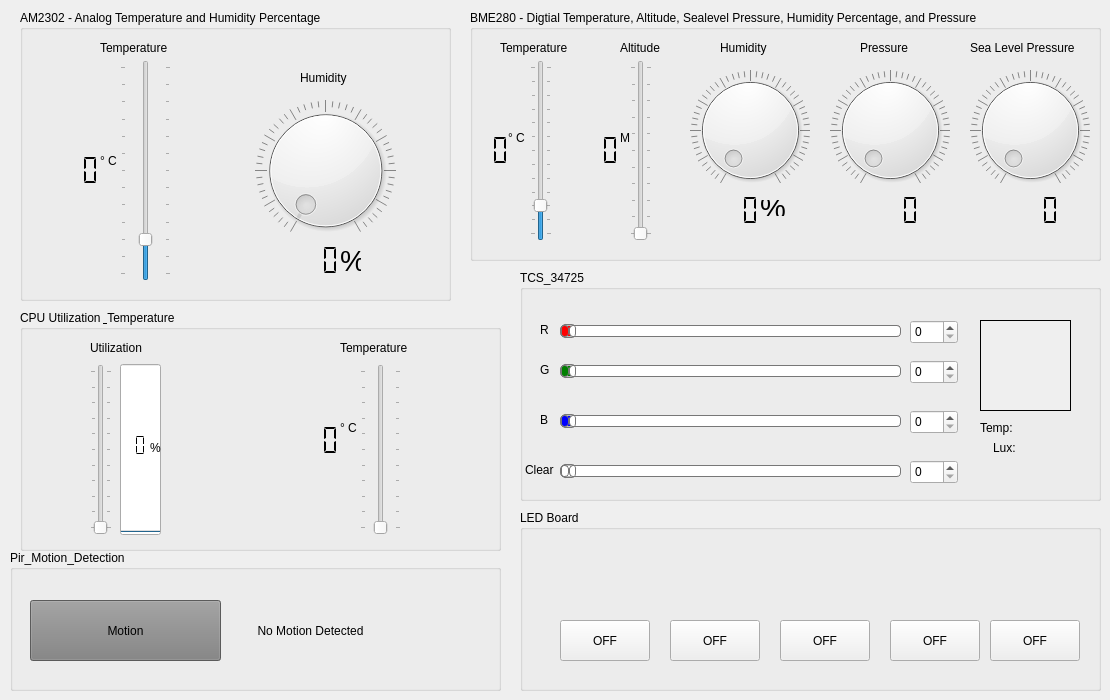
  <widget class="QWidget" name="widget">
   <property name="styleSheet">
    <string notr="true"/>
   </property>
   <widget class="QGroupBox" name="groupBox">
    <property name="geometry">
     <rect>
      <x>470</x>
      <y>10</y>
      <width>631</width>
      <height>251</height>
     </rect>
    </property>
    <property name="title">
     <string>BME280 - Digtial Temperature, Altitude, Sealevel Pressure, Humidity Percentage, and Pressure</string>
    </property>
    <widget class="QSlider" name="bme280_temp_in_c">
     <property name="geometry">
      <rect>
       <x>60</x>
       <y>50</y>
       <width>22</width>
       <height>181</height>
      </rect>
     </property>
     <property name="styleSheet">
      <string notr="true"/>
     </property>
     <property name="minimum">
      <number>-20</number>
     </property>
     <property name="maximum">
      <number>100</number>
     </property>
     <property name="orientation">
      <enum>Qt::Vertical</enum>
     </property>
     <property name="tickPosition">
      <enum>QSlider::TicksBothSides</enum>
     </property>
    </widget>
    <widget class="QDial" name="bme280_humidity_pct">
     <property name="geometry">
      <rect>
       <x>220</x>
       <y>60</y>
       <width>120</width>
       <height>120</height>
      </rect>
     </property>
     <property name="maximum">
      <number>100</number>
     </property>
     <property name="wrapping">
      <bool>false</bool>
     </property>
     <property name="notchTarget">
      <double>1.700000000000000</double>
     </property>
     <property name="notchesVisible">
      <bool>true</bool>
     </property>
    </widget>
    <widget class="QLCDNumber" name="bm280_humidity_lcd">
     <property name="geometry">
      <rect>
       <x>210</x>
       <y>180</y>
       <width>81</width>
       <height>41</height>
      </rect>
     </property>
     <property name="frameShape">
      <enum>QFrame::NoFrame</enum>
     </property>
     <property name="frameShadow">
      <enum>QFrame::Plain</enum>
     </property>
     <property name="segmentStyle">
      <enum>QLCDNumber::Flat</enum>
     </property>
    </widget>
    <widget class="QDial" name="bme280_pressure">
     <property name="geometry">
      <rect>
       <x>360</x>
       <y>60</y>
       <width>120</width>
       <height>120</height>
      </rect>
     </property>
     <property name="minimum">
      <number>900</number>
     </property>
     <property name="maximum">
      <number>1200</number>
     </property>
     <property name="orientation">
      <enum>Qt::Horizontal</enum>
     </property>
     <property name="wrapping">
      <bool>false</bool>
     </property>
     <property name="notchTarget">
      <double>5.699999999999999</double>
     </property>
     <property name="notchesVisible">
      <bool>true</bool>
     </property>
    </widget>
    <widget class="QDial" name="bme280_sealevel">
     <property name="geometry">
      <rect>
       <x>500</x>
       <y>60</y>
       <width>120</width>
       <height>120</height>
      </rect>
     </property>
     <property name="minimum">
      <number>900</number>
     </property>
     <property name="maximum">
      <number>1100</number>
     </property>
     <property name="value">
      <number>900</number>
     </property>
     <property name="wrapping">
      <bool>false</bool>
     </property>
     <property name="notchesVisible">
      <bool>true</bool>
     </property>
    </widget>
    <widget class="QLCDNumber" name="bme280_pressure_lcd">
     <property name="geometry">
      <rect>
       <x>370</x>
       <y>180</y>
       <width>81</width>
       <height>41</height>
      </rect>
     </property>
     <property name="frameShape">
      <enum>QFrame::NoFrame</enum>
     </property>
     <property name="frameShadow">
      <enum>QFrame::Raised</enum>
     </property>
     <property name="segmentStyle">
      <enum>QLCDNumber::Flat</enum>
     </property>
    </widget>
    <widget class="QLCDNumber" name="bme280_sealevel_lcd">
     <property name="geometry">
      <rect>
       <x>510</x>
       <y>180</y>
       <width>81</width>
       <height>41</height>
      </rect>
     </property>
     <property name="frameShape">
      <enum>QFrame::NoFrame</enum>
     </property>
     <property name="frameShadow">
      <enum>QFrame::Raised</enum>
     </property>
     <property name="segmentStyle">
      <enum>QLCDNumber::Flat</enum>
     </property>
    </widget>
    <widget class="QSlider" name="bme280_altitude_slider">
     <property name="geometry">
      <rect>
       <x>160</x>
       <y>50</y>
       <width>22</width>
       <height>181</height>
      </rect>
     </property>
     <property name="styleSheet">
      <string notr="true"/>
     </property>
     <property name="maximum">
      <number>1500</number>
     </property>
     <property name="orientation">
      <enum>Qt::Vertical</enum>
     </property>
     <property name="tickPosition">
      <enum>QSlider::TicksBothSides</enum>
     </property>
     <property name="tickInterval">
      <number>150</number>
     </property>
    </widget>
    <widget class="QLabel" name="label_2">
     <property name="geometry">
      <rect>
       <x>290</x>
       <y>190</y>
       <width>60</width>
       <height>16</height>
      </rect>
     </property>
     <property name="font">
      <font>
       <pointsize>22</pointsize>
      </font>
     </property>
     <property name="text">
      <string>%</string>
     </property>
    </widget>
    <widget class="QLCDNumber" name="bme280_temp_lcd">
     <property name="geometry">
      <rect>
       <x>-40</x>
       <y>120</y>
       <width>81</width>
       <height>41</height>
      </rect>
     </property>
     <property name="frameShape">
      <enum>QFrame::NoFrame</enum>
     </property>
     <property name="frameShadow">
      <enum>QFrame::Plain</enum>
     </property>
     <property name="segmentStyle">
      <enum>QLCDNumber::Flat</enum>
     </property>
    </widget>
    <widget class="QLCDNumber" name="bme280_altitude_lcd">
     <property name="geometry">
      <rect>
       <x>70</x>
       <y>120</y>
       <width>81</width>
       <height>41</height>
      </rect>
     </property>
     <property name="frameShape">
      <enum>QFrame::NoFrame</enum>
     </property>
     <property name="frameShadow">
      <enum>QFrame::Plain</enum>
     </property>
     <property name="segmentStyle">
      <enum>QLCDNumber::Flat</enum>
     </property>
    </widget>
    <widget class="QLabel" name="label_5">
     <property name="geometry">
      <rect>
       <x>38</x>
       <y>120</y>
       <width>60</width>
       <height>16</height>
      </rect>
     </property>
     <property name="text">
      <string>° C</string>
     </property>
    </widget>
    <widget class="QLabel" name="label_6">
     <property name="geometry">
      <rect>
       <x>150</x>
       <y>120</y>
       <width>60</width>
       <height>16</height>
      </rect>
     </property>
     <property name="text">
      <string>M</string>
     </property>
    </widget>
    <widget class="QLabel" name="label_9">
     <property name="geometry">
      <rect>
       <x>30</x>
       <y>30</y>
       <width>91</width>
       <height>16</height>
      </rect>
     </property>
     <property name="text">
      <string>Temperature</string>
     </property>
    </widget>
    <widget class="QLabel" name="label_11">
     <property name="geometry">
      <rect>
       <x>150</x>
       <y>30</y>
       <width>60</width>
       <height>16</height>
      </rect>
     </property>
     <property name="text">
      <string>Altitude</string>
     </property>
    </widget>
    <widget class="QLabel" name="label_12">
     <property name="geometry">
      <rect>
       <x>250</x>
       <y>30</y>
       <width>60</width>
       <height>16</height>
      </rect>
     </property>
     <property name="text">
      <string>Humidity</string>
     </property>
    </widget>
    <widget class="QLabel" name="label_13">
     <property name="geometry">
      <rect>
       <x>390</x>
       <y>30</y>
       <width>60</width>
       <height>16</height>
      </rect>
     </property>
     <property name="text">
      <string>Pressure</string>
     </property>
    </widget>
    <widget class="QLabel" name="label_14">
     <property name="geometry">
      <rect>
       <x>500</x>
       <y>30</y>
       <width>121</width>
       <height>16</height>
      </rect>
     </property>
     <property name="text">
      <string>Sea Level Pressure</string>
     </property>
    </widget>
   </widget>
   <widget class="QGroupBox" name="TCS_34725">
    <property name="geometry">
     <rect>
      <x>520</x>
      <y>270</y>
      <width>581</width>
      <height>231</height>
     </rect>
    </property>
    <property name="styleSheet">
     <string notr="true"/>
    </property>
    <property name="title">
     <string>TCS_34725</string>
    </property>
    <widget class="QSlider" name="color_red">
     <property name="geometry">
      <rect>
       <x>40</x>
       <y>50</y>
       <width>341</width>
       <height>22</height>
      </rect>
     </property>
     <property name="cursor">
      <cursorShape>SizeHorCursor</cursorShape>
     </property>
     <property name="styleSheet">
      <string notr="true">QSlider::groove:horizontal {
border: 1px solid #bbb;
background: red;
height: 10px;
border-radius: 4px;
}

QSlider::sub-page:horizontal {
border: 1px solid #777;
height: 10px;
border-radius: 4px;
}

QSlider::add-page:horizontal {
background: #fff;
border: 1px solid #777;
height: 10px;
border-radius: 4px;
}

QSlider::handle:horizontal {
background: qlineargradient(x1:0, y1:0, x2:1, y2:1,
    stop:0 #eee, stop:1 #ccc);
border: 1px solid #777;
width: 13px;
margin-top: -2px;
margin-bottom: -2px;
border-radius: 4px;
}

QSlider::handle:horizontal:hover {
background: qlineargradient(x1:0, y1:0, x2:1, y2:1,
    stop:0 #fff, stop:1 #ddd);
border: 1px solid #444;
border-radius: 4px;
}</string>
     </property>
     <property name="maximum">
      <number>255</number>
     </property>
     <property name="orientation">
      <enum>Qt::Horizontal</enum>
     </property>
     <property name="tickPosition">
      <enum>QSlider::TicksBothSides</enum>
     </property>
    </widget>
    <widget class="QSlider" name="color_green">
     <property name="geometry">
      <rect>
       <x>40</x>
       <y>90</y>
       <width>341</width>
       <height>22</height>
      </rect>
     </property>
     <property name="cursor">
      <cursorShape>SizeHorCursor</cursorShape>
     </property>
     <property name="styleSheet">
      <string notr="true">QSlider::groove:horizontal {
border: 1px solid #bbb;
background: green;
height: 10px;
border-radius: 4px;
}

QSlider::sub-page:horizontal {
border: 1px solid #777;
height: 10px;
border-radius: 4px;
}

QSlider::add-page:horizontal {
background: #fff;
border: 1px solid #777;
height: 10px;
border-radius: 4px;
}

QSlider::handle:horizontal {
background: qlineargradient(x1:0, y1:0, x2:1, y2:1,
    stop:0 #eee, stop:1 #ccc);
border: 1px solid #777;
width: 13px;
margin-top: -2px;
margin-bottom: -2px;
border-radius: 4px;
}

QSlider::handle:horizontal:hover {
background: qlineargradient(x1:0, y1:0, x2:1, y2:1,
    stop:0 #fff, stop:1 #ddd);
border: 1px solid #444;
border-radius: 4px;
}</string>
     </property>
     <property name="maximum">
      <number>255</number>
     </property>
     <property name="orientation">
      <enum>Qt::Horizontal</enum>
     </property>
     <property name="tickPosition">
      <enum>QSlider::TicksBothSides</enum>
     </property>
    </widget>
    <widget class="QSlider" name="color_clear">
     <property name="geometry">
      <rect>
       <x>40</x>
       <y>190</y>
       <width>341</width>
       <height>22</height>
      </rect>
     </property>
     <property name="cursor">
      <cursorShape>SizeHorCursor</cursorShape>
     </property>
     <property name="styleSheet">
      <string notr="true">QSlider::groove:horizontal {
border: 1px solid #bbb;
background: white;
height: 10px;
border-radius: 4px;
}

QSlider::sub-page:horizontal {
border: 1px solid #777;
height: 10px;
border-radius: 4px;
}

QSlider::add-page:horizontal {
background: #fff;
border: 1px solid #777;
height: 10px;
border-radius: 4px;
}

QSlider::handle:horizontal {
background: qlineargradient(x1:0, y1:0, x2:1, y2:1,
    stop:0 #eee, stop:1 #ccc);
border: 1px solid #777;
width: 13px;
margin-top: -2px;
margin-bottom: -2px;
border-radius: 4px;
}

QSlider::handle:horizontal:hover {
background: qlineargradient(x1:0, y1:0, x2:1, y2:1,
    stop:0 #fff, stop:1 #ddd);
border: 1px solid #444;
border-radius: 4px;
}</string>
     </property>
     <property name="maximum">
      <number>255</number>
     </property>
     <property name="orientation">
      <enum>Qt::Horizontal</enum>
     </property>
     <property name="tickPosition">
      <enum>QSlider::TicksBothSides</enum>
     </property>
    </widget>
    <widget class="QSlider" name="color_blue">
     <property name="geometry">
      <rect>
       <x>40</x>
       <y>140</y>
       <width>341</width>
       <height>22</height>
      </rect>
     </property>
     <property name="cursor">
      <cursorShape>SizeHorCursor</cursorShape>
     </property>
     <property name="styleSheet">
      <string notr="true">QSlider::groove:horizontal {
border: 1px solid #bbb;
background: blue;
height: 10px;
border-radius: 4px;
}

QSlider::sub-page:horizontal {
border: 1px solid #777;
height: 10px;
border-radius: 4px;
}

QSlider::add-page:horizontal {
background: #fff;
border: 1px solid #777;
height: 10px;
border-radius: 4px;
}

QSlider::handle:horizontal {
background: qlineargradient(x1:0, y1:0, x2:1, y2:1,
    stop:0 #eee, stop:1 #ccc);
border: 1px solid #777;
width: 13px;
margin-top: -2px;
margin-bottom: -2px;
border-radius: 4px;
}

QSlider::handle:horizontal:hover {
background: qlineargradient(x1:0, y1:0, x2:1, y2:1,
    stop:0 #fff, stop:1 #ddd);
border: 1px solid #444;
border-radius: 4px;
}</string>
     </property>
     <property name="maximum">
      <number>255</number>
     </property>
     <property name="orientation">
      <enum>Qt::Horizontal</enum>
     </property>
     <property name="tickPosition">
      <enum>QSlider::TicksBothSides</enum>
     </property>
    </widget>
    <widget class="QSpinBox" name="red_spinbox">
     <property name="geometry">
      <rect>
       <x>390</x>
       <y>50</y>
       <width>48</width>
       <height>24</height>
      </rect>
     </property>
     <property name="maximum">
      <number>255</number>
     </property>
    </widget>
    <widget class="QSpinBox" name="green_spinbox">
     <property name="geometry">
      <rect>
       <x>390</x>
       <y>90</y>
       <width>48</width>
       <height>24</height>
      </rect>
     </property>
     <property name="maximum">
      <number>255</number>
     </property>
    </widget>
    <widget class="QSpinBox" name="blue_spinbox">
     <property name="geometry">
      <rect>
       <x>390</x>
       <y>140</y>
       <width>48</width>
       <height>24</height>
      </rect>
     </property>
     <property name="maximum">
      <number>255</number>
     </property>
    </widget>
    <widget class="QSpinBox" name="clear_spinbox">
     <property name="geometry">
      <rect>
       <x>390</x>
       <y>190</y>
       <width>48</width>
       <height>24</height>
      </rect>
     </property>
     <property name="maximum">
      <number>255</number>
     </property>
    </widget>
    <widget class="QLabel" name="color_hue">
     <property name="geometry">
      <rect>
       <x>460</x>
       <y>50</y>
       <width>91</width>
       <height>91</height>
      </rect>
     </property>
     <property name="autoFillBackground">
      <bool>true</bool>
     </property>
     <property name="frameShape">
      <enum>QFrame::Box</enum>
     </property>
     <property name="text">
      <string/>
     </property>
    </widget>
    <widget class="QLabel" name="label_red">
     <property name="geometry">
      <rect>
       <x>20</x>
       <y>52</y>
       <width>21</width>
       <height>16</height>
      </rect>
     </property>
     <property name="text">
      <string>R</string>
     </property>
     <property name="textFormat">
      <enum>Qt::AutoText</enum>
     </property>
    </widget>
    <widget class="QLabel" name="label_green">
     <property name="geometry">
      <rect>
       <x>20</x>
       <y>92</y>
       <width>21</width>
       <height>16</height>
      </rect>
     </property>
     <property name="text">
      <string>G</string>
     </property>
    </widget>
    <widget class="QLabel" name="label_blue">
     <property name="geometry">
      <rect>
       <x>20</x>
       <y>142</y>
       <width>16</width>
       <height>16</height>
      </rect>
     </property>
     <property name="text">
      <string>B</string>
     </property>
    </widget>
    <widget class="QLabel" name="label_10">
     <property name="geometry">
      <rect>
       <x>5</x>
       <y>192</y>
       <width>31</width>
       <height>16</height>
      </rect>
     </property>
     <property name="text">
      <string>Clear</string>
     </property>
    </widget>
    <widget class="QLabel" name="color_temp">
     <property name="geometry">
      <rect>
       <x>460</x>
       <y>150</y>
       <width>81</width>
       <height>16</height>
      </rect>
     </property>
     <property name="text">
      <string>Temp:</string>
     </property>
    </widget>
    <widget class="QLabel" name="color_lux">
     <property name="geometry">
      <rect>
       <x>473</x>
       <y>170</y>
       <width>31</width>
       <height>16</height>
      </rect>
     </property>
     <property name="text">
      <string>Lux:</string>
     </property>
    </widget>
    <widget class="QLabel" name="color_kelvin">
     <property name="geometry">
      <rect>
       <x>500</x>
       <y>150</y>
       <width>61</width>
       <height>16</height>
      </rect>
     </property>
     <property name="text">
      <string/>
     </property>
    </widget>
    <widget class="QLabel" name="lux_illu">
     <property name="geometry">
      <rect>
       <x>500</x>
       <y>170</y>
       <width>61</width>
       <height>16</height>
      </rect>
     </property>
     <property name="text">
      <string/>
     </property>
    </widget>
   </widget>
   <widget class="QGroupBox" name="groupBox">
    <property name="geometry">
     <rect>
      <x>20</x>
      <y>10</y>
      <width>431</width>
      <height>291</height>
     </rect>
    </property>
    <property name="focusPolicy">
     <enum>Qt::NoFocus</enum>
    </property>
    <property name="acceptDrops">
     <bool>false</bool>
    </property>
    <property name="autoFillBackground">
     <bool>false</bool>
    </property>
    <property name="title">
     <string>AM2302 - Analog Temperature and Humidity Percentage</string>
    </property>
    <property name="flat">
     <bool>false</bool>
    </property>
    <property name="checkable">
     <bool>false</bool>
    </property>
    <widget class="QWidget" name="am2302" native="true">
     <property name="geometry">
      <rect>
       <x>0</x>
       <y>20</y>
       <width>431</width>
       <height>271</height>
      </rect>
     </property>
     <property name="contextMenuPolicy">
      <enum>Qt::DefaultContextMenu</enum>
     </property>
     <property name="acceptDrops">
      <bool>false</bool>
     </property>
     <property name="autoFillBackground">
      <bool>false</bool>
     </property>
     <widget class="QSlider" name="am2302_temp_in_c">
      <property name="geometry">
       <rect>
        <x>100</x>
        <y>30</y>
        <width>51</width>
        <height>221</height>
       </rect>
      </property>
      <property name="styleSheet">
       <string notr="true"/>
      </property>
      <property name="minimum">
       <number>-20</number>
      </property>
      <property name="maximum">
       <number>100</number>
      </property>
      <property name="orientation">
       <enum>Qt::Vertical</enum>
      </property>
      <property name="invertedAppearance">
       <bool>false</bool>
      </property>
      <property name="tickPosition">
       <enum>QSlider::TicksBothSides</enum>
      </property>
     </widget>
     <widget class="QLCDNumber" name="am2302_temp_label">
      <property name="geometry">
       <rect>
        <x>0</x>
        <y>120</y>
        <width>81</width>
        <height>41</height>
       </rect>
      </property>
      <property name="font">
       <font>
        <weight>50</weight>
        <italic>false</italic>
        <bold>false</bold>
        <kerning>true</kerning>
       </font>
      </property>
      <property name="acceptDrops">
       <bool>false</bool>
      </property>
      <property name="frameShape">
       <enum>QFrame::NoFrame</enum>
      </property>
      <property name="frameShadow">
       <enum>QFrame::Plain</enum>
      </property>
      <property name="lineWidth">
       <number>5</number>
      </property>
      <property name="smallDecimalPoint">
       <bool>false</bool>
      </property>
      <property name="segmentStyle">
       <enum>QLCDNumber::Flat</enum>
      </property>
     </widget>
     <widget class="QDial" name="am2302_humidity_pct">
      <property name="geometry">
       <rect>
        <x>230</x>
        <y>70</y>
        <width>151</width>
        <height>141</height>
       </rect>
      </property>
      <property name="tabletTracking">
       <bool>false</bool>
      </property>
      <property name="acceptDrops">
       <bool>false</bool>
      </property>
      <property name="layoutDirection">
       <enum>Qt::LeftToRight</enum>
      </property>
      <property name="maximum">
       <number>100</number>
      </property>
      <property name="tracking">
       <bool>true</bool>
      </property>
      <property name="orientation">
       <enum>Qt::Horizontal</enum>
      </property>
      <property name="wrapping">
       <bool>false</bool>
      </property>
      <property name="notchTarget">
       <double>1.700000000000000</double>
      </property>
      <property name="notchesVisible">
       <bool>true</bool>
      </property>
     </widget>
     <widget class="QLCDNumber" name="lcdNumber">
      <property name="geometry">
       <rect>
        <x>240</x>
        <y>210</y>
        <width>81</width>
        <height>41</height>
       </rect>
      </property>
      <property name="frameShape">
       <enum>QFrame::NoFrame</enum>
      </property>
      <property name="frameShadow">
       <enum>QFrame::Plain</enum>
      </property>
      <property name="lineWidth">
       <number>5</number>
      </property>
      <property name="segmentStyle">
       <enum>QLCDNumber::Flat</enum>
      </property>
     </widget>
     <widget class="QLabel" name="label">
      <property name="geometry">
       <rect>
        <x>80</x>
        <y>120</y>
        <width>20</width>
        <height>21</height>
       </rect>
      </property>
      <property name="text">
       <string>° C</string>
      </property>
     </widget>
     <widget class="QLabel" name="am2302_percent_label">
      <property name="geometry">
       <rect>
        <x>320</x>
        <y>220</y>
        <width>21</width>
        <height>21</height>
       </rect>
      </property>
      <property name="font">
       <font>
        <pointsize>22</pointsize>
       </font>
      </property>
      <property name="text">
       <string>%</string>
      </property>
     </widget>
     <widget class="QLabel" name="label_7">
      <property name="geometry">
       <rect>
        <x>80</x>
        <y>10</y>
        <width>81</width>
        <height>16</height>
       </rect>
      </property>
      <property name="text">
       <string>Temperature</string>
      </property>
     </widget>
     <widget class="QLabel" name="label_8">
      <property name="geometry">
       <rect>
        <x>280</x>
        <y>40</y>
        <width>61</width>
        <height>16</height>
       </rect>
      </property>
      <property name="text">
       <string>Humidity</string>
      </property>
     </widget>
    </widget>
   </widget>
   <widget class="QGroupBox" name="pir_motion_detection">
    <property name="geometry">
     <rect>
      <x>10</x>
      <y>550</y>
      <width>491</width>
      <height>141</height>
     </rect>
    </property>
    <property name="title">
     <string>Pir_Motion_Detection</string>
    </property>
    <widget class="QPushButton" name="pir_toggle_button">
     <property name="geometry">
      <rect>
       <x>20</x>
       <y>50</y>
       <width>191</width>
       <height>61</height>
      </rect>
     </property>
     <property name="styleSheet">
      <string notr="true">QPushButton{ background-color: gray; }
QPushButton:pressed{ background-color: red; }
</string>
     </property>
     <property name="text">
      <string>Motion</string>
     </property>
     <property name="checkable">
      <bool>true</bool>
     </property>
     <property name="flat">
      <bool>false</bool>
     </property>
    </widget>
    <widget class="QLabel" name="pir_motion_label">
     <property name="geometry">
      <rect>
       <x>230</x>
       <y>60</y>
       <width>141</width>
       <height>41</height>
      </rect>
     </property>
     <property name="font">
      <font>
       <weight>50</weight>
       <bold>false</bold>
       <underline>false</underline>
       <strikeout>false</strikeout>
       <kerning>true</kerning>
      </font>
     </property>
     <property name="frameShape">
      <enum>QFrame::NoFrame</enum>
     </property>
     <property name="text">
      <string>No Motion Detected</string>
     </property>
     <property name="textFormat">
      <enum>Qt::AutoText</enum>
     </property>
     <property name="alignment">
      <set>Qt::AlignCenter</set>
     </property>
     <property name="textInteractionFlags">
      <set>Qt::LinksAccessibleByMouse</set>
     </property>
    </widget>
   </widget>
   <widget class="QGroupBox" name="led_board">
    <property name="geometry">
     <rect>
      <x>520</x>
      <y>510</y>
      <width>581</width>
      <height>181</height>
     </rect>
    </property>
    <property name="title">
     <string>LED Board</string>
    </property>
    <widget class="QLabel" name="led_green_icon">
     <property name="geometry">
      <rect>
       <x>160</x>
       <y>50</y>
       <width>61</width>
       <height>51</height>
      </rect>
     </property>
     <property name="text">
      <string/>
     </property>
     <property name="pixmap">
      <pixmap>green_off.png</pixmap>
     </property>
     <property name="scaledContents">
      <bool>true</bool>
     </property>
    </widget>
    <widget class="QLabel" name="led_red_icon">
     <property name="geometry">
      <rect>
       <x>60</x>
       <y>50</y>
       <width>61</width>
       <height>51</height>
      </rect>
     </property>
     <property name="text">
      <string/>
     </property>
     <property name="pixmap">
      <pixmap>red_off2.png</pixmap>
     </property>
     <property name="scaledContents">
      <bool>true</bool>
     </property>
    </widget>
    <widget class="QLabel" name="led_rblue_icon">
     <property name="geometry">
      <rect>
       <x>270</x>
       <y>50</y>
       <width>61</width>
       <height>51</height>
      </rect>
     </property>
     <property name="text">
      <string/>
     </property>
     <property name="pixmap">
      <pixmap>blue_off.png</pixmap>
     </property>
     <property name="scaledContents">
      <bool>true</bool>
     </property>
    </widget>
    <widget class="QLabel" name="led_yellow_icon">
     <property name="geometry">
      <rect>
       <x>380</x>
       <y>50</y>
       <width>61</width>
       <height>51</height>
      </rect>
     </property>
     <property name="text">
      <string/>
     </property>
     <property name="pixmap">
      <pixmap>yellow_off.png</pixmap>
     </property>
     <property name="scaledContents">
      <bool>true</bool>
     </property>
    </widget>
    <widget class="QLabel" name="led_white_icon">
     <property name="geometry">
      <rect>
       <x>480</x>
       <y>50</y>
       <width>61</width>
       <height>51</height>
      </rect>
     </property>
     <property name="text">
      <string/>
     </property>
     <property name="pixmap">
      <pixmap>white_off.png</pixmap>
     </property>
     <property name="scaledContents">
      <bool>true</bool>
     </property>
    </widget>
    <widget class="QPushButton" name="led_red_button">
     <property name="geometry">
      <rect>
       <x>40</x>
       <y>110</y>
       <width>90</width>
       <height>41</height>
      </rect>
     </property>
     <property name="text">
      <string>OFF</string>
     </property>
     <property name="checkable">
      <bool>true</bool>
     </property>
    </widget>
    <widget class="QPushButton" name="led_green_button">
     <property name="geometry">
      <rect>
       <x>150</x>
       <y>110</y>
       <width>90</width>
       <height>41</height>
      </rect>
     </property>
     <property name="text">
      <string>OFF</string>
     </property>
     <property name="checkable">
      <bool>true</bool>
     </property>
    </widget>
    <widget class="QPushButton" name="led_blue_button">
     <property name="geometry">
      <rect>
       <x>260</x>
       <y>110</y>
       <width>90</width>
       <height>41</height>
      </rect>
     </property>
     <property name="text">
      <string>OFF</string>
     </property>
     <property name="checkable">
      <bool>true</bool>
     </property>
     <property name="checked">
      <bool>false</bool>
     </property>
    </widget>
    <widget class="QPushButton" name="led_yellow_button">
     <property name="geometry">
      <rect>
       <x>370</x>
       <y>110</y>
       <width>90</width>
       <height>41</height>
      </rect>
     </property>
     <property name="text">
      <string>OFF</string>
     </property>
     <property name="checkable">
      <bool>true</bool>
     </property>
    </widget>
    <widget class="QPushButton" name="led_white_button">
     <property name="geometry">
      <rect>
       <x>470</x>
       <y>110</y>
       <width>90</width>
       <height>41</height>
      </rect>
     </property>
     <property name="text">
      <string>OFF</string>
     </property>
     <property name="checkable">
      <bool>true</bool>
     </property>
    </widget>
   </widget>
   <widget class="QGroupBox" name="cpu_utilization">
    <property name="geometry">
     <rect>
      <x>20</x>
      <y>310</y>
      <width>481</width>
      <height>241</height>
     </rect>
    </property>
    <property name="styleSheet">
     <string notr="true"/>
    </property>
    <property name="title">
     <string>CPU Utilization &amp; Temperature</string>
    </property>
    <widget class="QSlider" name="cpu_util_slider">
     <property name="geometry">
      <rect>
       <x>70</x>
       <y>54</y>
       <width>22</width>
       <height>171</height>
      </rect>
     </property>
     <property name="styleSheet">
      <string notr="true"/>
     </property>
     <property name="maximum">
      <number>100</number>
     </property>
     <property name="orientation">
      <enum>Qt::Vertical</enum>
     </property>
     <property name="tickPosition">
      <enum>QSlider::TicksBothSides</enum>
     </property>
    </widget>
    <widget class="QProgressBar" name="progressBar_2">
     <property name="geometry">
      <rect>
       <x>100</x>
       <y>54</y>
       <width>41</width>
       <height>171</height>
      </rect>
     </property>
     <property name="autoFillBackground">
      <bool>false</bool>
     </property>
     <property name="styleSheet">
      <string notr="true"/>
     </property>
     <property name="value">
      <number>0</number>
     </property>
     <property name="alignment">
      <set>Qt::AlignCenter</set>
     </property>
     <property name="textVisible">
      <bool>true</bool>
     </property>
     <property name="orientation">
      <enum>Qt::Vertical</enum>
     </property>
     <property name="invertedAppearance">
      <bool>false</bool>
     </property>
     <property name="textDirection">
      <enum>QProgressBar::TopToBottom</enum>
     </property>
     <property name="format">
      <string notr="true">%p%</string>
     </property>
    </widget>
    <widget class="QSlider" name="cpu_temp_slider">
     <property name="geometry">
      <rect>
       <x>340</x>
       <y>54</y>
       <width>41</width>
       <height>171</height>
      </rect>
     </property>
     <property name="styleSheet">
      <string notr="true"/>
     </property>
     <property name="maximum">
      <number>100</number>
     </property>
     <property name="orientation">
      <enum>Qt::Vertical</enum>
     </property>
     <property name="tickPosition">
      <enum>QSlider::TicksBothSides</enum>
     </property>
    </widget>
    <widget class="QLCDNumber" name="lcdNumber_2">
     <property name="geometry">
      <rect>
       <x>240</x>
       <y>110</y>
       <width>81</width>
       <height>41</height>
      </rect>
     </property>
     <property name="frameShape">
      <enum>QFrame::NoFrame</enum>
     </property>
     <property name="frameShadow">
      <enum>QFrame::Plain</enum>
     </property>
     <property name="segmentStyle">
      <enum>QLCDNumber::Flat</enum>
     </property>
    </widget>
    <widget class="QLCDNumber" name="cpu_utilization_lcd">
     <property name="geometry">
      <rect>
       <x>70</x>
       <y>120</y>
       <width>61</width>
       <height>31</height>
      </rect>
     </property>
     <property name="frameShape">
      <enum>QFrame::NoFrame</enum>
     </property>
     <property name="frameShadow">
      <enum>QFrame::Plain</enum>
     </property>
     <property name="segmentStyle">
      <enum>QLCDNumber::Flat</enum>
     </property>
    </widget>
    <widget class="QLabel" name="label_3">
     <property name="geometry">
      <rect>
       <x>320</x>
       <y>110</y>
       <width>60</width>
       <height>16</height>
      </rect>
     </property>
     <property name="text">
      <string>° C</string>
     </property>
    </widget>
    <widget class="QLabel" name="label_4">
     <property name="geometry">
      <rect>
       <x>130</x>
       <y>130</y>
       <width>60</width>
       <height>16</height>
      </rect>
     </property>
     <property name="text">
      <string>%</string>
     </property>
    </widget>
    <widget class="QLabel" name="label_15">
     <property name="geometry">
      <rect>
       <x>70</x>
       <y>30</y>
       <width>60</width>
       <height>16</height>
      </rect>
     </property>
     <property name="text">
      <string>Utilization</string>
     </property>
    </widget>
    <widget class="QLabel" name="label_16">
     <property name="geometry">
      <rect>
       <x>320</x>
       <y>30</y>
       <width>81</width>
       <height>16</height>
      </rect>
     </property>
     <property name="text">
      <string>Temperature</string>
     </property>
    </widget>
   </widget>
  </widget>
